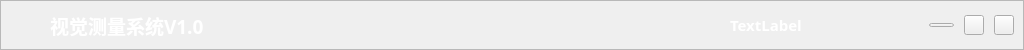
<?xml version="1.0" encoding="UTF-8"?>
<ui version="4.0">
 <class>MainTitleBar</class>
 <widget class="QWidget" name="MainTitleBar">
  <property name="enabled">
   <bool>true</bool>
  </property>
  <property name="geometry">
   <rect>
    <x>0</x>
    <y>0</y>
    <width>1024</width>
    <height>50</height>
   </rect>
  </property>
  <property name="minimumSize">
   <size>
    <width>1024</width>
    <height>50</height>
   </size>
  </property>
  <property name="maximumSize">
   <size>
    <width>2000</width>
    <height>50</height>
   </size>
  </property>
  <property name="windowTitle">
   <string>Form</string>
  </property>
  <property name="styleSheet">
   <string notr="true"/>
  </property>
  <layout class="QVBoxLayout" name="verticalLayout">
   <property name="spacing">
    <number>0</number>
   </property>
   <property name="leftMargin">
    <number>0</number>
   </property>
   <property name="topMargin">
    <number>0</number>
   </property>
   <property name="rightMargin">
    <number>0</number>
   </property>
   <property name="bottomMargin">
    <number>0</number>
   </property>
   <item>
    <widget class="QFrame" name="frameBorder">
     <property name="sizePolicy">
      <sizepolicy hsizetype="Fixed" vsizetype="Fixed">
       <horstretch>0</horstretch>
       <verstretch>0</verstretch>
      </sizepolicy>
     </property>
     <property name="minimumSize">
      <size>
       <width>1024</width>
       <height>50</height>
      </size>
     </property>
     <property name="maximumSize">
      <size>
       <width>2000</width>
       <height>50</height>
      </size>
     </property>
     <property name="frameShape">
      <enum>QFrame::StyledPanel</enum>
     </property>
     <property name="frameShadow">
      <enum>QFrame::Raised</enum>
     </property>
     <layout class="QHBoxLayout" name="horizontalLayout">
      <property name="spacing">
       <number>10</number>
      </property>
      <property name="leftMargin">
       <number>9</number>
      </property>
      <property name="topMargin">
       <number>9</number>
      </property>
      <property name="rightMargin">
       <number>9</number>
      </property>
      <property name="bottomMargin">
       <number>9</number>
      </property>
      <item>
       <widget class="QLabel" name="labelImage">
        <property name="sizePolicy">
         <sizepolicy hsizetype="Preferred" vsizetype="Preferred">
          <horstretch>0</horstretch>
          <verstretch>0</verstretch>
         </sizepolicy>
        </property>
        <property name="minimumSize">
         <size>
          <width>30</width>
          <height>30</height>
         </size>
        </property>
        <property name="maximumSize">
         <size>
          <width>30</width>
          <height>30</height>
         </size>
        </property>
        <property name="font">
         <font>
          <weight>75</weight>
          <bold>true</bold>
         </font>
        </property>
        <property name="text">
         <string/>
        </property>
        <property name="pixmap">
         <pixmap resource="../res.qrc">:/image/image/image.png</pixmap>
        </property>
        <property name="scaledContents">
         <bool>true</bool>
        </property>
       </widget>
      </item>
      <item>
       <widget class="QLabel" name="labelTitleName">
        <property name="minimumSize">
         <size>
          <width>170</width>
          <height>20</height>
         </size>
        </property>
        <property name="maximumSize">
         <size>
          <width>170</width>
          <height>30</height>
         </size>
        </property>
        <property name="font">
         <font>
          <family>微软雅黑</family>
          <pointsize>14</pointsize>
          <weight>75</weight>
          <bold>true</bold>
         </font>
        </property>
        <property name="styleSheet">
         <string notr="true">color:white;</string>
        </property>
        <property name="text">
         <string>视觉测量系统V1.0</string>
        </property>
        <property name="textFormat">
         <enum>Qt::AutoText</enum>
        </property>
        <property name="scaledContents">
         <bool>true</bool>
        </property>
       </widget>
      </item>
      <item>
       <spacer name="horizontalSpacer">
        <property name="orientation">
         <enum>Qt::Horizontal</enum>
        </property>
        <property name="sizeType">
         <enum>QSizePolicy::Fixed</enum>
        </property>
        <property name="sizeHint" stdset="0">
         <size>
          <width>500</width>
          <height>20</height>
         </size>
        </property>
       </spacer>
      </item>
      <item>
       <widget class="QLabel" name="dateTime">
        <property name="font">
         <font>
          <family>黑体</family>
          <pointsize>11</pointsize>
          <weight>75</weight>
          <bold>true</bold>
         </font>
        </property>
        <property name="styleSheet">
         <string notr="true">color:white;</string>
        </property>
        <property name="text">
         <string>TextLabel</string>
        </property>
       </widget>
      </item>
      <item>
       <widget class="QPushButton" name="pushButtonMin">
        <property name="minimumSize">
         <size>
          <width>25</width>
          <height>4</height>
         </size>
        </property>
        <property name="maximumSize">
         <size>
          <width>25</width>
          <height>4</height>
         </size>
        </property>
        <property name="font">
         <font>
          <pointsize>6</pointsize>
         </font>
        </property>
        <property name="styleSheet">
         <string notr="true"/>
        </property>
        <property name="text">
         <string/>
        </property>
       </widget>
      </item>
      <item>
       <widget class="QPushButton" name="pushButtonNormalMax">
        <property name="minimumSize">
         <size>
          <width>20</width>
          <height>20</height>
         </size>
        </property>
        <property name="maximumSize">
         <size>
          <width>20</width>
          <height>20</height>
         </size>
        </property>
        <property name="font">
         <font>
          <pointsize>6</pointsize>
         </font>
        </property>
        <property name="styleSheet">
         <string notr="true"/>
        </property>
        <property name="text">
         <string/>
        </property>
       </widget>
      </item>
      <item>
       <widget class="QPushButton" name="pushButtonClose">
        <property name="enabled">
         <bool>true</bool>
        </property>
        <property name="minimumSize">
         <size>
          <width>20</width>
          <height>20</height>
         </size>
        </property>
        <property name="maximumSize">
         <size>
          <width>20</width>
          <height>20</height>
         </size>
        </property>
        <property name="text">
         <string/>
        </property>
       </widget>
      </item>
     </layout>
    </widget>
   </item>
  </layout>
 </widget>
 <resources>
  <include location="../res.qrc"/>
 </resources>
 <connections/>
</ui>
